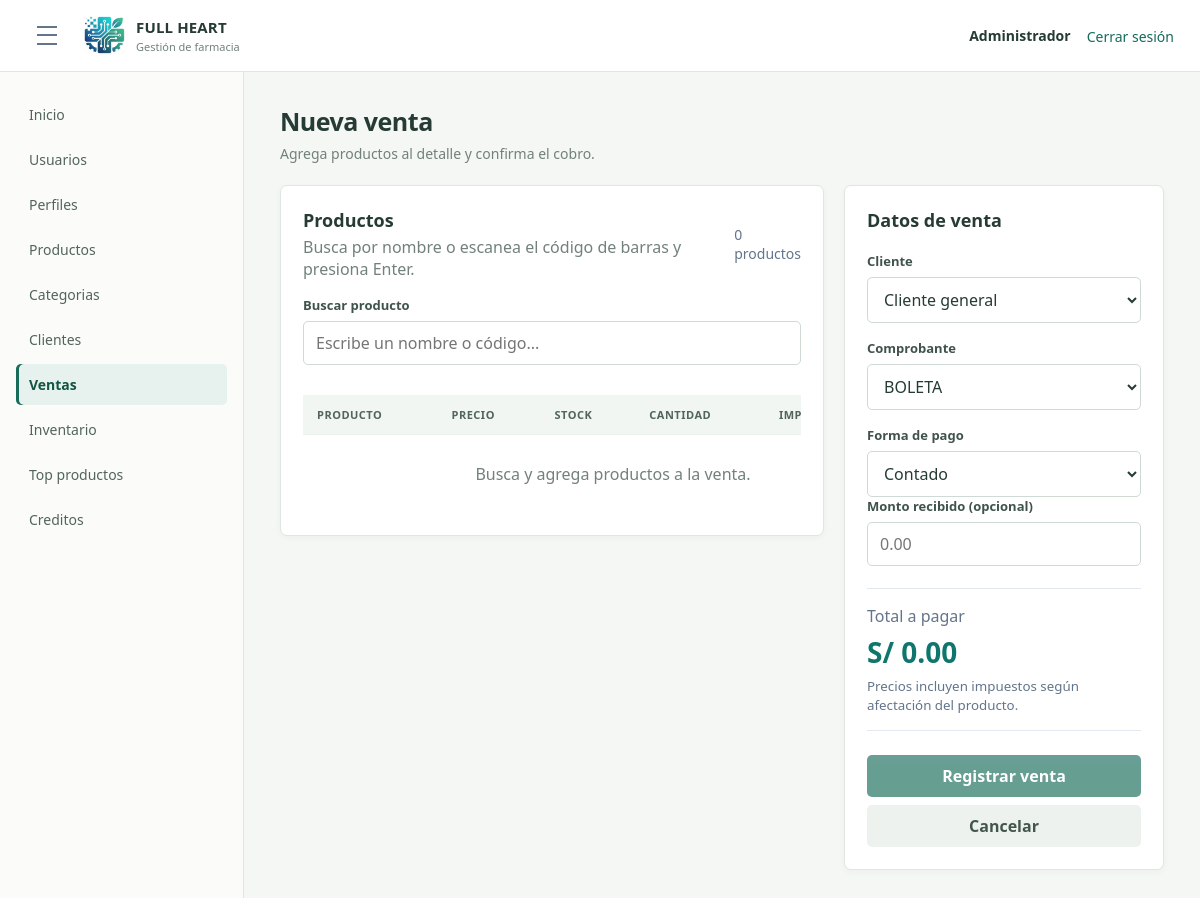
The app's page /index.php?route=module/ventas/crear (signed in) with its own data.
### tables this page shows
CREATE TABLE `opcion` (
  `idopcion` int(11) NOT NULL AUTO_INCREMENT,
  `descripcion` varchar(100) NOT NULL,
  `url` varchar(200) NOT NULL,
  `icono` varchar(50) NOT NULL DEFAULT 'fa-circle',
  `estado` tinyint(1) NOT NULL DEFAULT 1,
  `fecha_creacion` datetime NOT NULL DEFAULT current_timestamp(),
  PRIMARY KEY (`idopcion`)
);

### app/Controllers/VentaController.php (called while the page is built, shortened)
<?php
class VentaController
{
    private Sale $sales;
    private Profile $profiles;
    public function __construct(Sale $sales, Profile $profiles)
    {
        $this->sales = $sales;
        $this->profiles = $profiles;
    }
    public function create(): void
    {
        $menuOptions = $this->requireAccess("GET");
        $documentTypes = $this->sales->documentTypes(); $csrfToken = $_SESSION["venta_csrf"];
        require __DIR__ . "/../Views/layout/app.php";
    }
    private function requireAccess(string $method): array
    {
        $menuOptions = $this->profiles->menuOptions((int)($_SESSION["idperfil"] ?? 0));
        foreach ($menuOptions as $option) {
            if (in_array($option["url"] ?? "", ["module/ventas", "vista/ventas.php"], true)) {
                return $menuOptions;
            }
        }
        http_response_code(403); exit("No tienes acceso al modulo de ventas.");
    }
}

### app/Models/Profile.php (called while the page is built, shortened)
<?php
class Profile
{
    private PDO $db;
    public function __construct(PDO $db)
    {
        $this->db = $db;
    }
    public function menuOptions(int $profileId): array
    {
        $sql = "SELECT o.descripcion, o.url, o.icono
                FROM acceso a
                INNER JOIN opcion o ON o.idopcion = a.idopcion
                WHERE a.idperfil = :idperfil
                  AND a.estado = 1
                  AND o.estado = 1
                ORDER BY o.idopcion";
        $statement = $this->db->prepare($sql);
        $statement->execute(["idperfil" => $profileId]);
        return $statement->fetchAll();
    }
}

### app/Models/User.php (called while the page is built, shortened)
<?php
class User
{
    private PDO $db;
    public function __construct(PDO $db)
    {
        $this->db = $db;
    }
    public function isActive(int $id): bool
    {
        $statement = $this->db->prepare("SELECT 1 FROM usuario WHERE idusuario = :id AND estado = 1");
        $statement->execute(["id" => $id]);
        return $statement->fetchColumn() !== false;
    }
}

### app/Models/Sale.php (called while the page is built, shortened)
<?php
class Sale
{
    private PDO $db;
    public function __construct(PDO $db)
    {
        $this->db = $db;
    }
    public function documentTypes(): array
    {
        return $this->db->query("SELECT idtipocomprobante, nombre FROM tipocomprobante WHERE estado = 1 ORDER BY idtipocomprobante")->fetchAll(PDO::FETCH_ASSOC);
    }
}

### app/Views/ventas/create.php (the view, shortened to what this page needs)
<div class="page-title"><h1>Nueva venta</h1><p>Agrega productos al detalle y confirma el cobro.</p></div>
<form class="sale-layout" action="index.php?route=module/ventas/guardar" method="post" id="sale-form">
    <section class="panel sale-main">
        <div class="section-toolbar"><div><h2>Productos</h2><p>Busca por nombre o escanea el código de barras y presiona Enter.</p></div><span class="sale-count" id="sale-count">0 productos</span></div>
        <label class="sale-search-label" for="product-search">Buscar producto</label>
        <input id="product-search" type="search" placeholder="Escribe un nombre o código..." autocomplete="off" autofocus>
        <div class="table-wrap"><table class="data-table sale-detail-table"><thead><tr><th>Producto</th><th>Precio</th><th>Stock</th><th>Cantidad</th><th>Importe</th><th></th></tr></thead><tbody id="sale-lines"><tr><td class="empty-state" colspan="6">Busca y agrega productos a la venta.</td></tr></tbody></table></div>
    </section>
    <aside class="panel sale-checkout">
        <h2>Datos de venta</h2>
        <label for="sale-client">Cliente</label>
        <select name="idcliente" id="sale-client">
            <option value="" data-deuda="0" data-vencida="0">Cliente general</option>
        </select>
        <label for="sale-document">Comprobante</label><select name="idtipocomprobante" id="sale-document" required><?php foreach ($documentTypes as $type): ?><option value="<?= (int)$type["idtipocomprobante"] ?>"><?= htmlspecialchars($type["nombre"], ENT_QUOTES, "UTF-8") ?></option><?php endforeach; ?></select>
        <label for="sale-payment">Forma de pago</label><select name="formapago" id="sale-payment"><option value="C">Contado</option><option value="R">Crédito</option></select>
        <div id="sale-cash-fields">
            <label for="sale-received">Monto recibido (opcional)</label>
            <input type="number" id="sale-received" min="0" step="0.10" inputmode="decimal" placeholder="0.00">
        </div>
        <div class="sale-total"><span>Total a pagar</span><strong id="sale-total">S/ 0.00</strong><small>Precios incluyen impuestos según afectación del producto.</small></div>
        <button class="btn btn-primary sale-submit" type="submit" id="sale-submit" disabled>Registrar venta</button>
        <a class="btn btn-light sale-cancel" href="index.php?route=module/ventas">Cancelar</a>
    </aside>
</form>

### app/Views/layout/sidebar.php
<?php $currentRoute = $_GET["route"] ?? "dashboard"; ?>
<aside class="sidebar">
    <nav aria-label="Menu principal">
        <a href="index.php?route=dashboard" <?= $currentRoute === "dashboard" ? 'aria-current="page"' : "" ?>>Inicio</a>
        <?php foreach ($menuOptions as $option): ?>
            <?php $route = $option["url"] ?? ""; ?>
            <a href="index.php?route=<?= urlencode($route) ?>" <?= ($currentRoute === $route || str_starts_with($currentRoute, $route . "/")) ? 'aria-current="page"' : "" ?>>
                <?= htmlspecialchars($option["descripcion"]) ?>
            </a>
        <?php endforeach; ?>
    </nav>
</aside>

### records on screen
opcion: descripcion "Usuarios"
opcion: descripcion "Perfiles"
opcion: descripcion "Productos"
opcion: descripcion "Categorias"
opcion: descripcion "Clientes"
opcion: descripcion "Ventas"
opcion: descripcion "Inventario"
opcion: descripcion "Top productos"
opcion: descripcion "Creditos"

### other values on screen
$_SESSION["nombre"] "Administrador"
form field idtipocomprobante "BOLETA"
